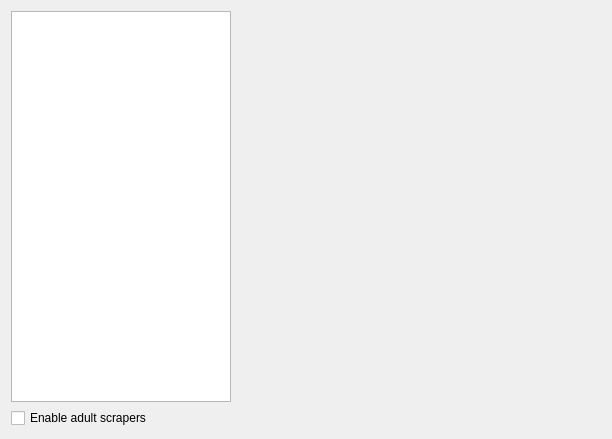
<?xml version="1.0" encoding="UTF-8"?>
<ui version="4.0">
 <class>ScraperSettingsTable</class>
 <widget class="QWidget" name="ScraperSettingsTable">
  <property name="geometry">
   <rect>
    <x>0</x>
    <y>0</y>
    <width>612</width>
    <height>439</height>
   </rect>
  </property>
  <layout class="QHBoxLayout" name="horizontalLayout">
   <item>
    <layout class="QVBoxLayout" name="verticalLayout_2">
     <item>
      <widget class="QListWidget" name="scraperList">
       <property name="minimumSize">
        <size>
         <width>120</width>
         <height>0</height>
        </size>
       </property>
       <property name="maximumSize">
        <size>
         <width>220</width>
         <height>16777215</height>
        </size>
       </property>
       <property name="spacing">
        <number>2</number>
       </property>
       <property name="wordWrap">
        <bool>true</bool>
       </property>
      </widget>
     </item>
     <item>
      <widget class="QCheckBox" name="chkEnableAdultScrapers">
       <property name="text">
        <string>Enable adult scrapers</string>
       </property>
      </widget>
     </item>
    </layout>
   </item>
   <item>
    <widget class="QStackedWidget" name="scraperDetailPages"/>
   </item>
  </layout>
 </widget>
 <resources/>
 <connections/>
</ui>
